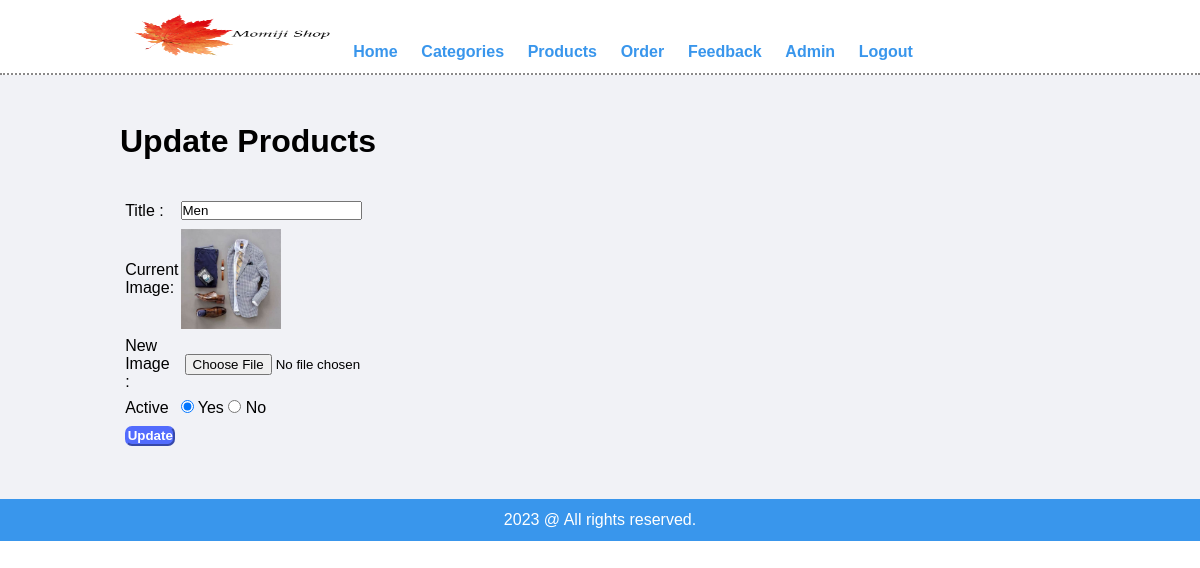
Screenshot of /admin/update_category.php?id=8 (signed in) with the database file from the repository.
### tables this page shows
CREATE TABLE `category` (
  `id` int(1) NOT NULL,
  `title` varchar(255) NOT NULL,
  `image_name` varchar(255) NOT NULL,
  `active` varchar(255) NOT NULL
);

### admin/update_category.php (the view, shortened to what this page needs)
<?php include('part/header.php'); ?>
<div class="main-content">
    <div class="wrapper">
        <h1>Update Products</h1><br><br>
        <?php
            if(isset($_GET['id'])){
                $id = $_GET['id'];
                $sql = "SELECT * FROM category WHERE id=$id";
                $res = mysqli_query($conn, $sql);
                $count = mysqli_num_rows($res);
                if($count==1){
                    $row = mysqli_fetch_assoc($res);
                    $title = $row['title'];
                    $current_image = $row['image_name'];
                    $active = $row['active'];
                }else{
                    $_SESSION['no-category'] = "<div class='error'>Category not found.</div>";
                    header('location:'.SITE.'admin/insert.php');
                }
            }else{
                header('location:'.SITE.'admin/insert.php');
            }
        ?>
        <form action="" method="post" enctype="multipart/form-data">
            <table class="tbl-30">
                <tr>
                    <td>Title :</td>
                    <td><input type="text" name="title" value="<?php echo $title; ?>"></td>
                </tr>
                <tr>
                    <td>Current Image:</td>
                    <td>
                        <?php
                            if($current_image != ""){
                        ?>
                            <img src="<?php echo SITE; ?>image/category/<?php echo $current_image;?>" wdith="80px" height="100px">
                        <?php
                            }else{
                                echo "<div class='error'>Image Not Add.</div>";
                            }
                        ?>
                    </td>
                </tr>
                <tr>
                    <td>New Image :</td>
                    <td><input type="file" name="image" class="tld"></td>
                </tr>
                <tr>
                    <td>Active</td>
                    <td>
                        <input <?php if($active=="Yes"){echo "checked";} ?> type="radio" name="active" value="Yes"> Yes
                        <input <?php if($active=="No"){echo "checked";} ?> type="radio" name="active" value="No"> No
                    </td>
                </tr>
                <tr>
                    <td>
                        <input type="submit" name="submit" value="Update" class="btn-info">
                    </td>
                </tr>
            </table>
        </form>
    </div>
</div>
<?php include('part/footer.php'); ?>

### admin/css/adminstyle.css (style rules this page uses)
* { margin: 0; padding: 0; font-family: Arial, Helvetica, sans-serif; }
.wrapper { padding: 1%; width: 80%; margin: 0 auto; }
.tbl-30 { width: 30%; }
.tld { padding: 4px; border-radius: 5px; }
table tr td { padding: 1%; }
.btn-info { background-color: #526cfd; padding: 1%; color: white; text-decoration: none; font-weight: bold; border-radius: 7px; border-color: #526cfd; }
.main-content { background-color: #f1f2f6; padding: 3% 0; }

### rows the page displays
category: title "Men", image_name (picture), active "☑"
